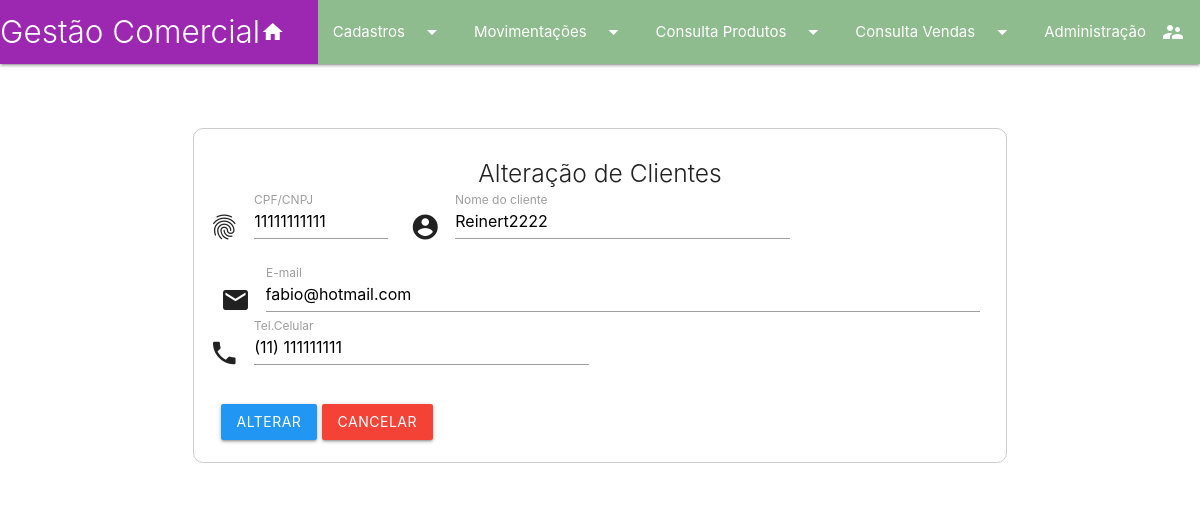
/editarCli.php?id=1, run on the app's committed database.
### tables this page shows
CREATE TABLE `tb_clientes` (
  `id` int(11) NOT NULL,
  `cpf_cnpj` varchar(16) NOT NULL,
  `nome` varchar(50) NOT NULL,
  `endereco` varchar(100) NOT NULL,
  `numero` varchar(10) NOT NULL,
  `complemento` varchar(50) NOT NULL,
  `bairro` varchar(50) NOT NULL,
  `cidade` varchar(50) NOT NULL,
  `estado` varchar(2) NOT NULL,
  `cep` varchar(9) NOT NULL,
  `email` varchar(60) NOT NULL,
  `celular` varchar(15) NOT NULL,
  `ativo` bit(1) NOT NULL DEFAULT b'1',
  `operador` int(11) DEFAULT NULL,
  `datatual` date DEFAULT NULL
);

### public/editarCli.php (the view, shortened to what this page needs)
<?php
include_once '../includes/header.inc.php';
include_once '../includes/menu.inc.php';
?>
<?php
include_once('../banco_de_dados/conexao.php');
$id = filter_input(INPUT_GET, 'id', FILTER_SANITIZE_NUMBER_INT);
$querySelect = $link->query("select id,cpf_cnpj,nome,email,celular from tb_clientes where id='$id'");
while ($registros = $querySelect->fetch_assoc()) :
    $cpf_cnpj  = $registros['cpf_cnpj'];
    $nome = $registros['nome'];
    $email = $registros['email'];
    $celular = $registros['celular'];
endwhile;
?>
<div class="row container">
    <form action="../banco_de_dados/updateCli.php" id="formEditarCliente" method="post" class="col s12">
        <fieldset class="formulario" style="padding: 15px">
            <h5 class="light center">Alteração de Clientes</h5>
            <div class="row">
                <div class="input-field col s3">
                    <i class="material-icons prefix">fingerprint</i>
                    <input type="text" name="cpf_cnpj" id="cpf_cnpj" value="<?php echo $cpf_cnpj ?>" maxlength="20" required="" autofocus>
                    <label for="cpf_cnpj">CPF/CNPJ</label>
                </div>
                <div class="input-field col s6">
                    <i class="material-icons prefix">account_circle</i>
                    <input type="text" name="nome" id="nome" value="<?php echo $nome ?>" maxlength="40" required autofocus>
                    <label for="nome">Nome do cliente</label>
                </div>
            </div>
            <div class="input-field col s12">
                <i class="material-icons prefix">email</i>
                <input type="text" name="email" id="email" value="<?php echo $email ?>" maxlength="100" required="">
                <label for="email">E-mail</label>
            </div>
            <div class="row">
                <div class="input-field col s6">
                    <i class="material-icons prefix">phone</i>
                    <input type="text" name="celular" id="celular" value="<?php echo $celular ?>" maxlength="20" required="">
                    <label for="celular">Tel.Celular</label>
                </div>
            </div>
            <div class="input-field col s12">
                <input type="submit" value="Alterar" class="btn blue">
                <a href="lista_clientes.php" class="btn red">Cancelar</a>
            </div>
        </fieldset>
    </form>
</div>
<?php include_once('../includes/footer.inc.php') ?>

### libs/infosis.css (style rules this page uses)
.input-field { margin-top: 0.5rem; margin-bottom: 0.5rem; }
.input-field input[type="text"], .input-field input[type="password"], .input-field input[type="email"], .input-field input[type="number"], .input-field textarea.materialize-textarea { margin-bottom: 4px; height: 2.2rem; }

### data on the page
tb_clientes: cpf_cnpj "11111111111", nome "Reinert2222", email "fabio@hotmail.com", celular "(11) 111111111"
